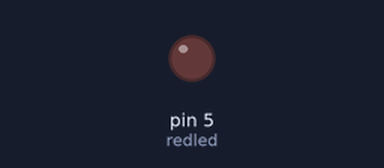
Bench run of a sketch on a simulated Arduino Uno, built with avr-gcc and run on an emulated ATmega328P. On the bench: output pins drawn as LEDs (lit = HIGH).

Above: at 0.15 s.
At 39.84 s:
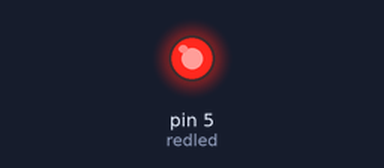
Timing chart, 0 to 40.0 s (numbered marks = the images above):
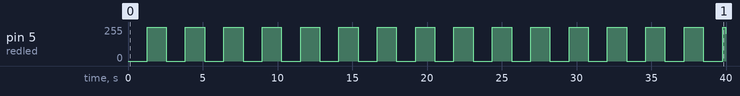

The sketch:

User_Program1_4.ino
```cpp
/*Software 1073 Arduino BoeBots
User Program
Method stubs are pre-made. add your own code to complete the challenge!

Program Task: Fade in and out the led on pin 5 using 2 for loops
Feel free to view the example program within the same folder if you need help!
*/
int redled = 5;
void setup(){
  pinMode(redled, OUTPUT);
}

void loop(){
  for (int i = 0; i <= 255; i++)
  {
    analogWrite(redled, i);
    delay(5);
  }
  for (int i = 255; i >=0; i--)
   {
    analogWrite(redled, i);
    delay(5);
  }
}
```

Measured:
- by itself, pin 5 (redled): 0/255 → 255/255 at 1.3 s, → 0/255 1.3 s later, → 255/255 1.3 s later, → 0/255 1.3 s later, … (32 changes in this stretch)
